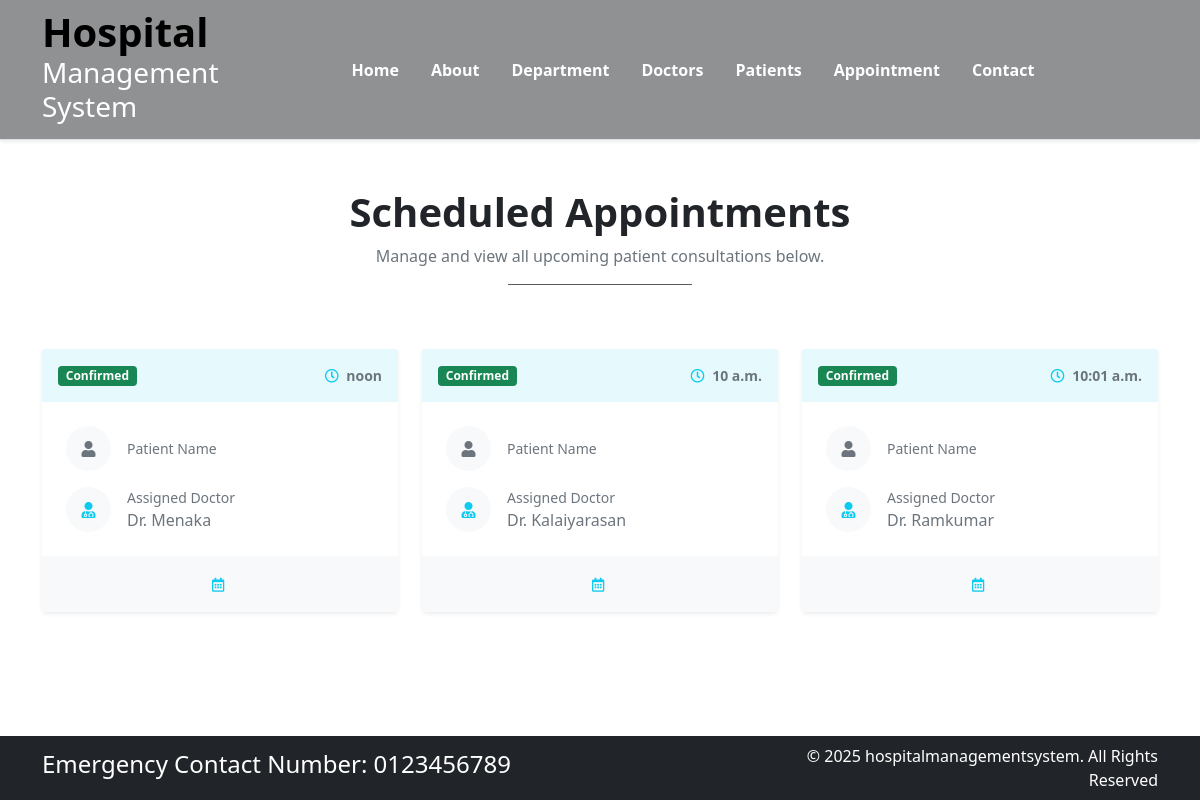
/appointment/, run on the app's committed database.
### hospital/models.py (models this page shows)
class Appointment(models.Model):
    patient_name = models.ForeignKey(Patient, on_delete=models.CASCADE)
    doctor_name = models.ForeignKey(Doctor, on_delete=models.CASCADE)
    appointment_date= models.DateField()
    appointment_time= models.TimeField()

class Doctor(models.Model):
    doctor_name = models.CharField(max_length=100)
    doctor_specialization= models.TextField()
    doctor_image= models.ImageField(upload_to="doctor")
    department_name= models.ForeignKey(Department, on_delete=models.CASCADE)
    def __str__(self):
        return self.doctor_name

### hospital/views.py (the view)
# urls.py: path('appointment/',views.appointment,name='appointment'),
def appointment(request):
    dict_appointment={
        'appointment': Appointment.objects.all()
    }
    return render(request,"appointment.html",dict_appointment)

### templates/appointment.html (shortened to what this page needs)
{% extends 'dummy_base.html' %}
{% block content %}
<div class="container py-5" style="min-height: 75vh;">
    <div class="row mb-5 text-center">
        <div class="col-lg-8 mx-auto">
            <h2 class="fw-bold text-dark display-6">Scheduled Appointments</h2>
            <p class="text-muted">Manage and view all upcoming patient consultations below.</p>
            <hr class="w-25 mx-auto border-info border-2 opacity-75">
        </div>
    </div>
    <div class="row g-4">
        {% for a in appointment %}
        <div class="col-12 col-md-6 col-lg-4">
            <div class="card h-100 border-0 shadow-sm rounded-3 bg-white">
                <div class="card-header bg-info bg-opacity-10 border-0 py-3 d-flex align-items-center justify-content-between">
                    <span class="badge bg-success fw-bold">Confirmed</span>
                    <small class="text-muted fw-bold">
                        <i class="far fa-clock me-1 text-info"></i> {{ a.appointment_time }}
                    </small>
                </div>
                <div class="card-body p-4">
                    <div class="d-flex align-items-center mb-3">
                        <div class="bg-light rounded-circle p-2 d-inline-flex align-items-center justify-content-center me-3" style="width: 45px; height: 45px;">
                            <i class="fas fa-user text-secondary"></i>
                        </div>
                        <div>
                            <p class="text-muted small mb-0">Patient Name</p>
                        </div>
                    </div>
                    <div class="d-flex align-items-center">
                        <div class="bg-light rounded-circle p-2 d-inline-flex align-items-center justify-content-center me-3" style="width: 45px; height: 45px;">
                            <i class="fas fa-user-md text-info"></i>
                        </div>
                        <div>
                            <p class="text-muted small mb-0">Assigned Doctor</p>
                            <p class="fw-semibold text-secondary mb-0">Dr. {{ a.doctor_name }}</p>
                        </div>
                    </div>
                </div>
                <div class="card-footer bg-light border-0 py-3 text-center">
                    <span class="text-dark fw-bold small">
                        <i class="far fa-calendar-alt me-1 text-info"></i> {{ appointment_date }}
                    </span>
                </div>
            </div>
        </div>
        {% endfor %}
    </div>
</div>
{% endblock %}

### data on the page
Appointment: appointment_time "noon", doctor_name "Menaka"
Appointment: appointment_time "10 a.m.", doctor_name "Kalaiyarasan"
Appointment: appointment_time "10:01 a.m.", doctor_name "Ramkumar"
